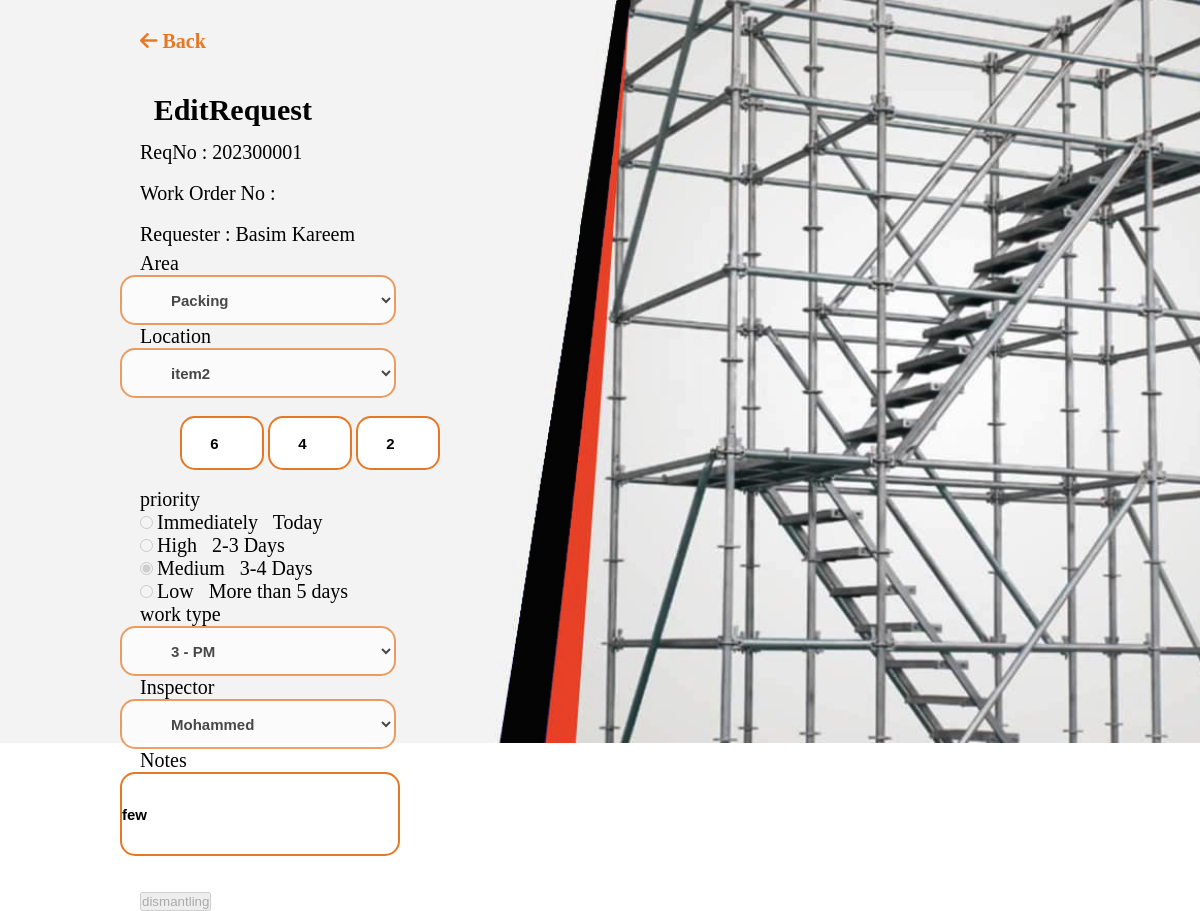
Before: /requestAction.php (signed in) with the older database file.
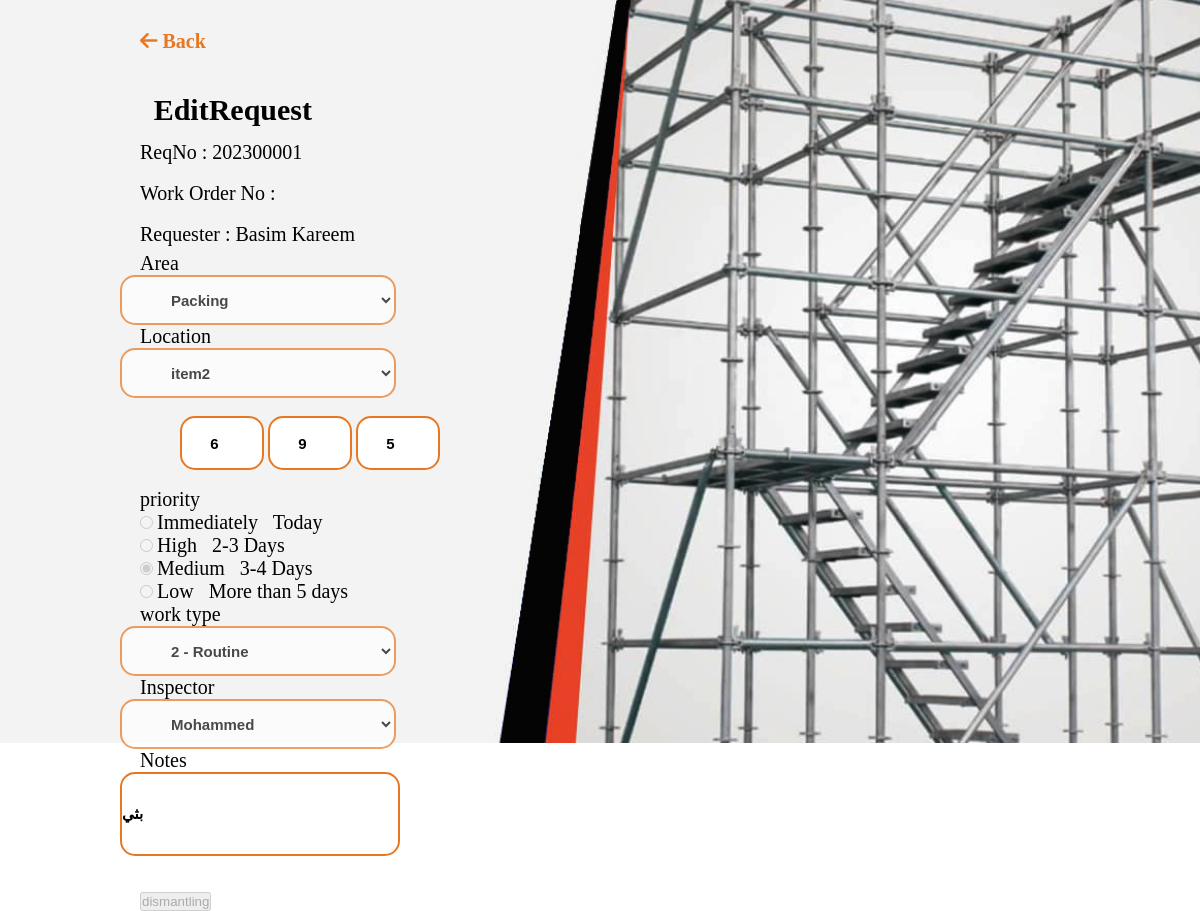
After: the same page with the newer database file.
### tables this page shows
CREATE TABLE `request` (
  `id` int(11) NOT NULL,
  `reqNo` varchar(255) NOT NULL,
  `adminAddedName` varchar(255) NOT NULL,
  `workOrderNo` varchar(255) NOT NULL,
  `area` varchar(255) NOT NULL,
  `item` varchar(255) NOT NULL,
  `length` varchar(255) NOT NULL,
  `width` varchar(255) NOT NULL,
  `height` varchar(255) NOT NULL,
  `workType` varchar(255) NOT NULL,
  `priority` varchar(255) NOT NULL,
  `executer` varchar(255) NOT NULL,
  `wereHouse` varchar(255) NOT NULL,
  `inspector` varchar(255) NOT NULL,
  `notes` varchar(255) NOT NULL,
  `reqDate` datetime(6) NOT NULL DEFAULT current_timestamp(6),
  `executerNew` varchar(50) NOT NULL DEFAULT 'yes',
  `executerDate` datetime(6) DEFAULT NULL,
  `status` varchar(255) NOT NULL DEFAULT 'pending',
  `rejectReason` varchar(255) NOT NULL,
  `rejectsNum` int(255) NOT NULL DEFAULT 0,
  `new` varchar(255) NOT NULL DEFAULT 'yes',
  `finishDate` date DEFAULT NULL,
  `issued` varchar(255) NOT NULL DEFAULT 'no',
  `wereHouseDate` datetime(6) DEFAULT NULL,
  `executerAccept` varchar(6) NOT NULL DEFAULT 'no',
  `executerAcceptDate` datetime(6) DEFAULT NULL,
  `inspectorDate` datetime(6) DEFAULT NULL,
  `resentDate` datetime(6) DEFAULT NULL,
  `qtyBackStatus` varchar(255) NOT NULL DEFAULT 'no',
  `qtyBackDate` datetime DEFAULT NULL
);

### includes/classes/Request.php (called while the page is built, shortened)
<?php
class Request
{
    private $con;
    public function __construct($con)
    {
        $this->con = $con;
    }
    public function getRequestDetails($workOrderNo = null)
    {
        $sql = "SELECT * FROM request ";
        $query = $this->con->prepare($sql);
        $query->execute();
        $array = array();
        while ($row = $query->fetch(PDO::FETCH_ASSOC)) {
            $array = $row;
        }
        return $array;
    }
}
?>

### requestAction.php (the view, shortened to what this page needs)
<?php
include_once('includes/classes/Account.php');
include_once('includes/classes/Request.php');
include_once('includes/classes/WorkType.php');
$workOrderNo = $_GET["workOrderNo"];
$request = new Request($con);
$getRequest = $request->getRequestDetails($workOrderNo);
$canEdit = $getRequest['executerDate'] == NULL ? '' : 'disabled';
$executerAccept = $getRequest['executerAccept'] == 'yes' ? true : false;
?>
<!DOCTYPE html>
<html lang="en">
<head>
    <link rel="stylesheet" href="boxicons/css/boxicons.min.css">
    <link href='https://unpkg.com/boxicons@2.1.4/css/boxicons.min.css' rel='stylesheet'>
    <link rel="stylesheet" href="css.css?1999">
</head>
<body>
<div>
<a class="Back" href="adminRequests.php">
    <i class="fa-solid fa-arrow-left"></i>    Back</a>
</div>
    <div class="newrequest">
        <div class="login-container" id="login">
            <div class="top">
                <header  class="namerequest">EditRequest</header>
            </div>
            <br>
            <div class="input-box">
                <form method="POST">
                    <label class="requestAction">ReqNo :
                        <?php echo $getRequest['reqNo']; ?>
                    </label>
                    <br>
                    <br>
                    <label class="requestAction">Work Order No :
                    </label>
                    <br>
                    <br>
                    <label class="requestAction">Requester :
                        <?php echo $getRequest['adminAddedName']; ?>
                    </label>
                    <br>
                    <br>
                    <br>
                    <label class="requestActionArea">Area</label>
                    <br>
                    <select class="inputfieldrequestAction" name="area" id="area" required <?php echo $canEdit; ?>>
                        <?php if ($getRequest['area']) {
                            echo '<option value="' . $getRequest['area'] . '" selected >' . $getRequest['area'] . '</option>';
                        } ?>
                    </select>
                    <br>
                    <label class="requestActionArea">Location</label>
                    <br>
                    <select class="inputfieldrequestAction" name="item" id="item" required <?php echo $canEdit; ?>>
                        <?php if ($getRequest['item']) {
                            echo '<option value="' . $getRequest['item'] . '" selected >' . $getRequest['item'] . '</option>';
                        } ?>
                    </select>
                    <br>
                    <br>
                    <input type="number" class="inputlength" id="length" min="1" placeholder="L" name="length"
                        value="<?php echo $getRequest['length']; ?>" <?php echo $canEdit; ?>>
                    <input type="number" class="inputlength" id="width" min="1" placeholder="W" name="width"
                        value="<?php echo $getRequest['width']; ?>" <?php echo $canEdit; ?>>
                    <input type="number" class="inputlength" id="height" min="1" placeholder="H" name="height"
                        value="<?php echo $getRequest['height']; ?>" <?php echo $canEdit; ?>>
                    <br>
                    <br>
                    <label class="requestActionArea">priority</label>
                    <br>
                    <input type="radio" id="immediately" value="Immediately Today" name="priority" <?php echo $getRequest['priority'] == 'Immediately Today' ? 'checked' : ''; ?> <?php echo $canEdit; ?>>
                    <label class="requestActionArea" for="immediately">Immediately &nbsp; Today</label>
                    <br>
                    <input type="radio" id="high" value="High 2-3 Days" name="priority" <?php echo $getRequest['priority'] == 'High 2-3 Days' ? 'checked' : ''; ?> <?php echo $canEdit; ?>>
                    <label class="requestActionArea" for="high">High &nbsp; 2-3 Days</label>
                    <br>
                    <input type="radio" id="medium" value="Medium 3-4 Days" name="priority" <?php echo $getRequest['priority'] == 'Medium 3-4 Days' ? 'checked' : ''; ?> <?php echo $canEdit; ?>>
                    <label class="requestActionArea" for="medium">Medium &nbsp; 3-4 Days</label>
                    <br>
                    <input type="radio" id="low" value="Low More than 5 days" name="priority" <?php echo $getRequest['priority'] == 'Low More than 5 days' ? 'checked' : ''; ?> <?php echo $canEdit; ?>>
                    <label class="requestActionArea" for="low">Low &nbsp; More than 5 days</label>
                    <br>
                    <label class="requestActionArea">work type</label>
                    <br>
                    <select class="inputfieldrequestAction" name="workType" required <?php echo $canEdit; ?>>
                        <option selected value="<?php echo $getRequest['workType'] ?? ''; ?>"><?php echo $getRequest['workType'] ?? 'Select work type'; ?></option>
                    </select>
                    <br>
                    <label class="requestActionArea">Inspector</label>
                    <br>
                    <select class="inputfieldrequestAction" name="inspector" id="inspector" required <?php echo $canEdit; ?>>
                        <option selected value="<?php echo $getRequest['inspector'] ?? ''; ?>"><?php echo $getRequest['inspector'] ?? 'select inspector'; ?></option>
                    </select>
                    <br>
                    <label class="requestActionArea">Notes</label>
                    <br>
                    <input class="inputfieldnotAction" name="notes" value="<?php echo $getRequest['notes']; ?>" <?php echo $canEdit; ?>>
                    <br>
                    <br>
                    <?php
                    if (!$executerAccept) {
                        echo '
                <button type="submit"  class="submitnewreq" name="edit"' . $canEdit . '>Edit</button>
                <br>
                <br>
                <button type="submit"  class="submitnewreq" name="delete"' . $canEdit . '>Delete</button>
            ';
                    } else {
                        echo '
                <br>
                <button type="submit"  class="submit" name="dismantling"' . $canEdit . '>dismantling</button>
            ';
                    }
                    ?>
                </form>
</body>
</html>

### css.css (style rules this page uses)
* { margin: 0; padding: 0; }
body { background: url('images/1.jpg'); background-size: cover; background-repeat: no-repeat; }
header { font-size: 30px; text-align: center; font-weight: bold; padding: 0px 0 30px 0; position: relative; right: 40px; }
.register-container, .login-container { width: 100%; padding: 0 20px; }
.Back { position: relative; left: 140px; font-size: 20px; text-decoration: none; top: 30px; color: #e77823; font-weight: bold; }
.newrequest { display: flex; width: 80%; height: 90vh; position: relative; top: 70px; left: 10%; }
.namerequest { font-size: 30px; position: absolute; right: 80%; }
.inputfieldnotAction { font-size: 15px; font-weight: bold; background: #fff; color: #000; height: 80px; width: 38%; border: 2px solid #e77823; position: relative; right: 20px; border-radius: 15px; outline: none; transition: .2s ease; }
.requestAction { position: relative; top: 30px; font-size: 20px; }
.requestActionArea { font-size: 20px; }
.inputfieldnotAction { font-size: 15px; font-weight: bold; background: #fff; color: #000; height: 80px; width: 30%; border: 2px solid #e77823; position: relative; right: 20px; border-radius: 15px; outline: none; transition: .2s ease; }
.inputlength { font-size: 15px; font-weight: bold; background: #fff; color: #000; height: 50px; text-align: center; width: 80px; border: 2px solid #e77823; position: relative; left: 40px; border-radius: 15px; outline: none; transition: .2s ease; }
.inputfieldrequestAction { font-size: 15px; font-weight: bold; background: #fff; color: #000; height: 50px; width: 30%; padding: 0px 40px 0 45px; border: 2px solid #e77823; position: relative; right: 20px; border-radius: 15px; outline: none; transition: .2s ease; }

Changed rows visible on the page:
removed request: reqNo "202300001", adminAddedName "Basim Kareem", area "Packing", item "item2", length "6", width "4", height "2", priority "☐ Immediately Today", priority "☐ High 2-3 Days", priority "☑ Medium 3-4 Days", priority "☐ Low More than 5 days", workType "3 - PM", inspector "Mohammed", notes "few"
added request: reqNo "202300001", adminAddedName "Basim Kareem", area "Packing", item "item2", length "6", width "9", height "5", priority "☐ Immediately Today", priority "☐ High 2-3 Days", priority "☑ Medium 3-4 Days", priority "☐ Low More than 5 days", workType "2 - Routine", inspector "Mohammed", notes "بثي"
